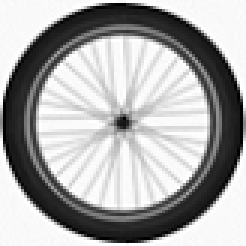
#> input picture utils/bike_diffusion/wheel_designs/bmx.png, 82 x 82 px (shown 3 times larger)
$ python -i mask.py   (imports and definitions only)
#> lines starting #> are read from the running program, lines starting #| are printed output that depends on the picture
#> further down, picture is the input picture: PIL image 82x82 RGBA; mean R, G, B, A 169.6, 169.6, 169.6, 255
from PIL import Image
import numpy as np
from math import ceil

# get a mask image from an input image using a threshold all pixels that exceed the threshold are included in the mask, all others excluded
def get_mask_from_image(image: Image, threshold: int=100) -> Image:
    fn = lambda x : 255 if x > threshold else 0
    mask_img = image.convert('L').point(fn, mode='1')
    return mask_img

# crop image maximally s.t. object fills cropped image completely
def crop_out(im: Image, threshold: int=245) -> Image:
#> called with threshold = 245
    arr = np.array(im)
    # find all indices in the image that have values below the threshold i.e. are not white
    indices = np.where(arr < threshold)
    # determine minmal and maximal indices along each dimension i.e. a tight bounding box around the object
    try:
        left_most = ceil(np.min(indices[1])/2)*2
#> left_most = 0
    except ValueError:
        print(indices)
    right_most = ceil(np.max(indices[1])/2)*2
#> right_most = 82
    top_most = ceil(np.min(indices[0])/2)*2
#> top_most = 0
    bottom_most = ceil(np.max(indices[0])/2)*2
#> bottom_most = 80

    # ensure proper box
    if right_most - left_most <= 0:
        right_most = left_most + 2
    if bottom_most-top_most <= 0:
        bottom_most = top_most + 2

    # crop image maximally and return image
    cropped_arr = arr[top_most:bottom_most, left_most:right_most]
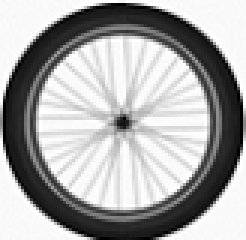
#> cropped_arr: shape (80, 82, 4) (shown 3 times larger); mean R, G, B, A 168.1, 168.1, 168.1, 255
    return Image.fromarray(cropped_arr)

# scaling of object
def scale_img(cropped: Image, scaling_factor: float) -> Image:
    return cropped.resize((ceil((cropped.width*scaling_factor)/2)*2, ceil((cropped.height*scaling_factor)/2)*2), Image.Resampling.NEAREST)

# reference point of bike is center, reference point of image is top left
def paste(cropped: Image, original_image: Image, fraction_down: float, fraction_right: float, rescale: bool=False):
    # calculate new starting location of object
#> called with fraction_down = 0.5, fraction_right = 0.5, rescale = False
    down_pixels = ceil(fraction_down * original_image.height)
#> down_pixels = 41
    right_pixels = ceil(fraction_right * original_image.width)
#> right_pixels = 41

    # ensure object fits at position
    if down_pixels < cropped.height//2:
        raise AssertionError('Your bike is too close to the top to fit, either downscale or move down')
    if original_image.height - (original_image.height - down_pixels) < cropped.height//2:
        raise AssertionError('Your bike is too close to the bottom to fit, either downscale or move up')
    if right_pixels < cropped.width//2:
        raise AssertionError('Your bike is too close to the left to fit, either downscale or move right')
    if original_image.width - (original_image.width - right_pixels) < cropped.width//2:
        raise AssertionError('Your bike is too close to the right to fit, either downscale or move left')

    cropped_arr = np.array(cropped)
    cropped_height, cropped_width = cropped_arr.shape[0], cropped_arr.shape[1]
#> cropped_height = 80; cropped_width = 82
    empty = (np.ones_like(np.array(original_image))*255).astype(np.uint8)  # create pure white image
    # insert object at new location into pure white image
    empty[down_pixels-cropped_height//2:down_pixels+cropped_height//2, right_pixels-cropped_width//2:right_pixels+cropped_width//2] = cropped_arr
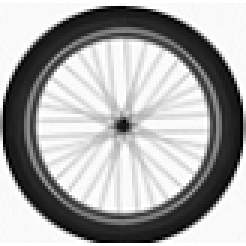
#> empty: shape (82, 82, 4) (shown 3 times larger); mean R, G, B, A 170.2, 170.2, 170.2, 255
    image = Image.fromarray(empty)

    # optionally rescale image to have width and height 256
    if rescale:
        if image.width > image.height:
            empty_im = Image.new('RGB', (image.width, image.width), color='white')
        else:
            empty_im = Image.new('RGB', (image.height, image.height), color='white')
        empty_im.paste(image, (empty_im.width//2-image.width//2, empty_im.height//2-image.height//2))
        image = empty_im.resize((256, 256), Image.Resampling.BICUBIC)

    return image

# paste_pipeline repositions the object in its frame
def paste_pipeline(im: Image, scale: float=1, fraction_down: float=0.5, fraction_right: float=0.5, rescale: bool=False, rotation: float=0) -> Image:
    # first the object is cropped out of the full frame
    cropped = crop_out(im)
    # then the object is scaled down
    scaled = scale_img(cropped, scale)
    # the object is pasted to the new location
    pasted = paste(scaled, im, fraction_down, fraction_right, rescale)
    # finally the full image is rotated
    pasted = pasted.rotate(rotation, fillcolor='white')
    return pasted

>>> from PIL import Image
>>> picture = Image.open('bike_diffusion/wheel_designs/bmx.png')
>>> result = paste_pipeline(picture)

$ run again, on utils/bike_diffusion/wheel_designs/normal.png
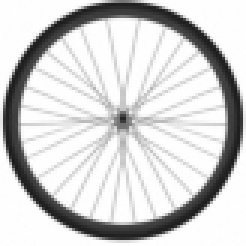
#> input picture utils/bike_diffusion/wheel_designs/normal.png, 82 x 82 px (shown 3 times larger)
#> picture is the input picture: PIL image 82x82 RGBA; mean R, G, B, A 207.8, 207.8, 207.8, 255
#> left_most = 0
#> right_most = 82
#> top_most = 0
#> bottom_most = 80
#> in crop_out, `cropped_arr = arr[top_most:bottom_most, left_most:right_most]`:
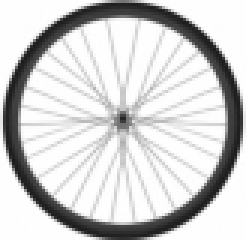
#> cropped_arr: shape (80, 82, 4) (shown 3 times larger); mean R, G, B, A 206.7, 206.7, 206.7, 255
#> in paste, `empty[down_pixels-cropped_height//2:down_pixels+cropped_height//2, rig..`:
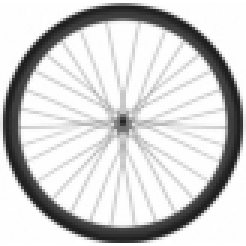
#> empty: shape (82, 82, 4) (shown 3 times larger); mean R, G, B, A 207.9, 207.9, 207.9, 255
